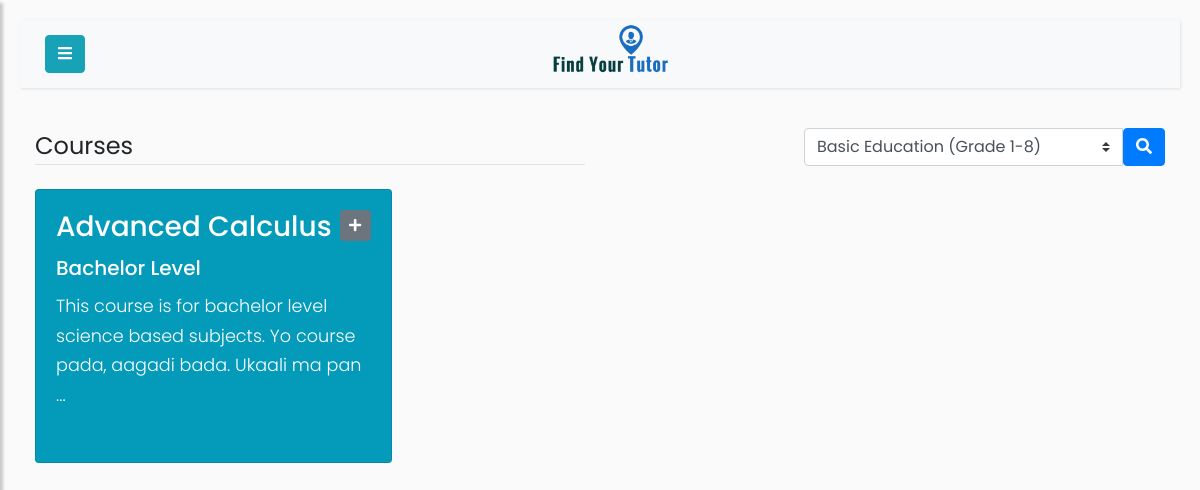
Before: /courses (signed in) with the older database file.
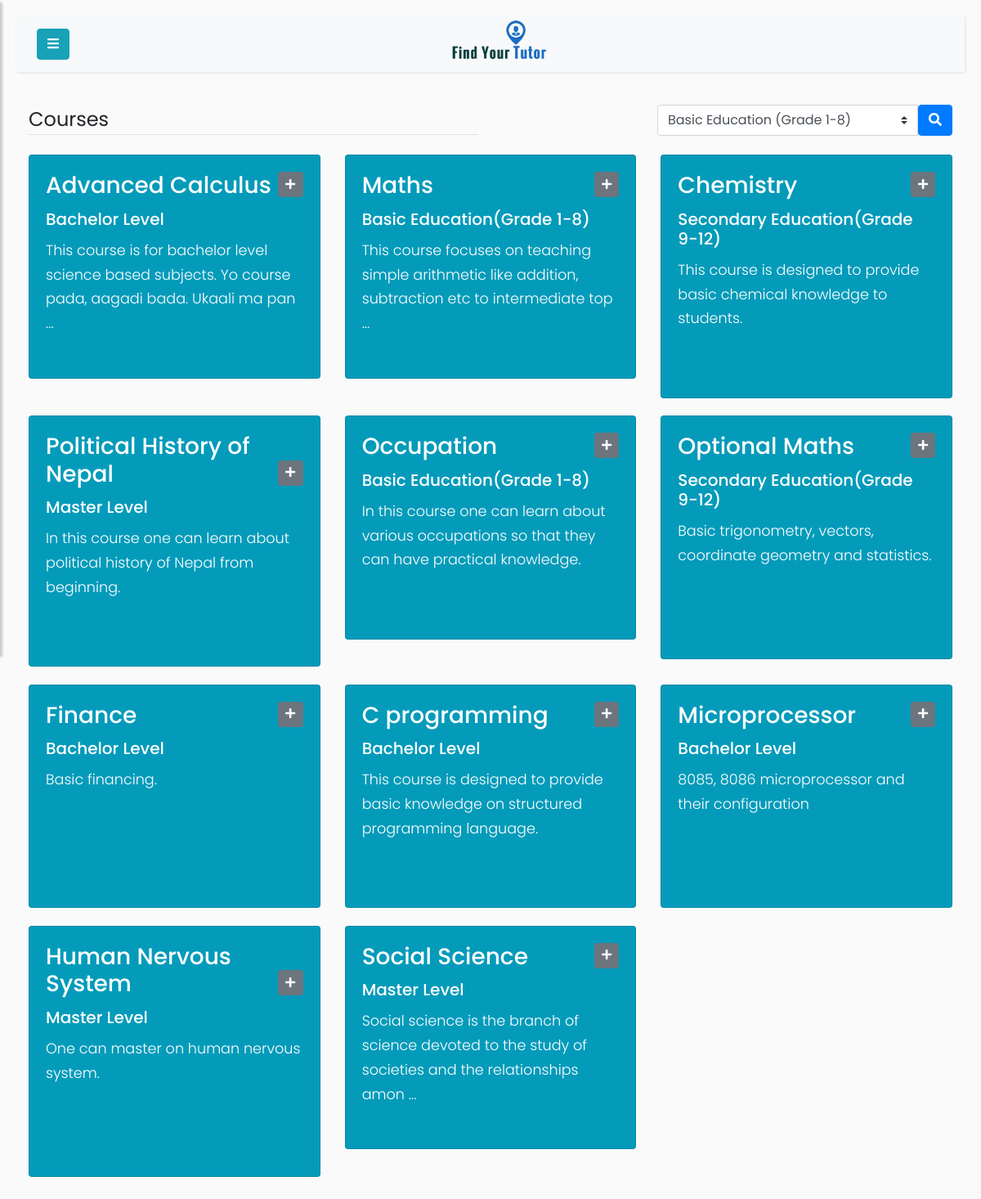
After: the same page with the newer database file.
### app/models.py (models this page shows)
class Course(db.Model):
    id = db.Column(db.Integer, primary_key=True)
    course_title = db.Column(db.String(100), nullable=False)
    course_level = db.Column(db.String(100), nullable=False)
    course_description = db.Column(db.String(1000))
    mycourse = db.relationship('Mycourse', backref='Course', cascade="all, delete")

### app/routes.py (the view)
@app.route('/courses')
@login_required
def courses():
    educational_level = request.args.get('educational_level', None)
    if educational_level:
        courses = Course.query.filter_by(course_level=educational_level)
    else:
        courses = Course.query.all()
    user = User.query.filter_by(username=current_user.username).first()
    if is_tutor(user):
        user_obj = Tutor.query.filter_by(user_id=user.id).first()
    else:
        user_obj = Student.query.filter_by(user_id=user.id).first()
    return render_template('courses.html',profilepic=fetch_profile_pic(user_obj), courses=courses, user=user)

### app/models.py (called while the page is built)
@login_manager.user_loader
def load_user(id):
    return User.query.get(int(id))

### app/routes.py (called while the page is built)
def is_tutor(user):
    if user.role == 'tutor':
        return True
    elif user.role == 'student':
        return False
    elif user.role == 'admin':
        return False

def fetch_profile_pic(user_obj):
    try:
        pic_name_from_db = getattr(user_obj, 'profile_pic')
        picture_path = os.path.join(app.root_path, 'static/profile_pics')
        if pic_name_from_db in os.listdir(picture_path):
            profile_pic = url_for('static',filename='profile_pics/' + pic_name_from_db)
            return profile_pic
        return fetch_default_profile_pic(user_obj)
    except:
        return fetch_default_profile_pic(user_obj)

### app/templates/courses.html (shortened to what this page needs)
{% if user.role=='student' %}
    {% extends 'student.html' %}
{% else %}
    {% extends 'tutor.html' %}
{% endif %}
{% block content %}
    <div class="container-fluid">
        <div class='row'>
            <div class="col-md-6">
                <legend class="border-bottom mb-4 ">
                    Courses
                </legend>
            </div>
            <div class="col-md-6">
                <form action='' method="GET" style="float:right;">
                    <div class='input-group'>
                        <select class="custom-select" name="educational_level">
                            <option value='Basic Education(Grade 1-8)'>Basic Education (Grade 1-8)</option>
                        </select>
                        <span>
                            <button type="submit" class= "btn btn-primary" value="" >
                                <i class="fas fa-search" ></i>
                            </button>
                        </span>
                    </div>
                </form>
            </div>
        </div>
        <div class="row">
            {% for course in courses %}
                <div class="col-md-4">
                    <div class="card">
                        <div class="card-body">
                            <h3 class="card-title" >
                                <a href="{{url_for('courses_by_id', id=course.id)}}">
                                    {{ course.course_title }}
                                </a>
                                <a class="btn btn-secondary btn-sm " href="{{url_for('add_course',id=course.id)}}" style="float:right;">
                                    <i class="fas fa-plus"></i>
                                </a>
                            </h3>
                            <h5 class="card-title">
                                {{ course.course_level.title() }}
                            </h5>
                            <p class="card-text">
                                {% if course.course_description %}
                                    {% if course.course_description | length > 100 %}
                                        {{ course.course_description[:100] }} ...
                                    {% else %}
                                        {{ course.course_description }}
                                    {% endif %}
                                {% endif %}
                            </p>
                        </div>
                    </div>
                </div>
            {% endfor %}
        </div>
    </div>
{% endblock %}

### app/templates/tutor.html (shortened to what this page needs)
{% extends "extends/base-user.html" %}

### app/templates/extends/base-user.html (shortened to what this page needs)
<!DOCTYPE html>
<html>
<head>
    <link rel="stylesheet" href="https://stackpath.bootstrapcdn.com/bootstrap/4.1.0/css/bootstrap.min.css">
    <link rel="stylesheet" href="https://cdnjs.cloudflare.com/ajax/libs/malihu-custom-scrollbar-plugin/3.1.5/jquery.mCustomScrollbar.min.css">
</head>
<body>
    <div class ='wrapper'>
        <div id='content'>
            <nav class="navbar navbar-expand-lg navbar-light bg-light">
                <div class="container-fluid">
                    <button type="button" id="sidebarCollapse" class="btn btn-info">
                        <i class="fa fa-bars"></i>
                    </button>
                    <a class="navbar-brand" href="{{url_for('home')}}">
                        <img class="image-responsive" style="width:120.5px;height:62px;"
                          src="{{url_for('static', filename='images/logo.png')}}" />
                    </a>
                </div>
            </nav>
            {% block content %}{% endblock %}
        </div>
    </div>
</body>
</html>

Changed rows visible on the page:
added Course: course_title "Maths", course_level "Basic Education(Grade 1-8)", course_description "This course focuses on teaching simple arithmetic like addition, subtraction etc to intermediate top"
added Course: course_title "Chemistry", course_level "Secondary Education(Grade 9-12)", course_description "This course is designed to provide basic chemical knowledge to students."
added Course: course_title "Political History of Nepal", course_level "Master Level", course_description "In this course one can learn about political history of Nepal from beginning."
added Course: course_title "Occupation", course_level "Basic Education(Grade 1-8)", course_description "In this course one can learn about various occupations so that they can have practical knowledge."
added Course: course_title "Optional Maths", course_level "Secondary Education(Grade 9-12)", course_description "Basic trigonometry, vectors, coordinate geometry and statistics."
added Course: course_title "Finance", course_level "Bachelor Level", course_description "Basic financing."
added Course: course_title "C programming", course_level "Bachelor Level", course_description "This course is designed to provide basic knowledge on structured programming language."
added Course: course_title "Microprocessor", course_level "Bachelor Level", course_description "8085, 8086 microprocessor and their configuration"
added Course: course_title "Human Nervous System", course_level "Master Level", course_description "One can master on human nervous system."
added Course: course_title "Social Science", course_level "Master Level", course_description "Social science is the branch of science devoted to the study of societies and the relationships amon"
